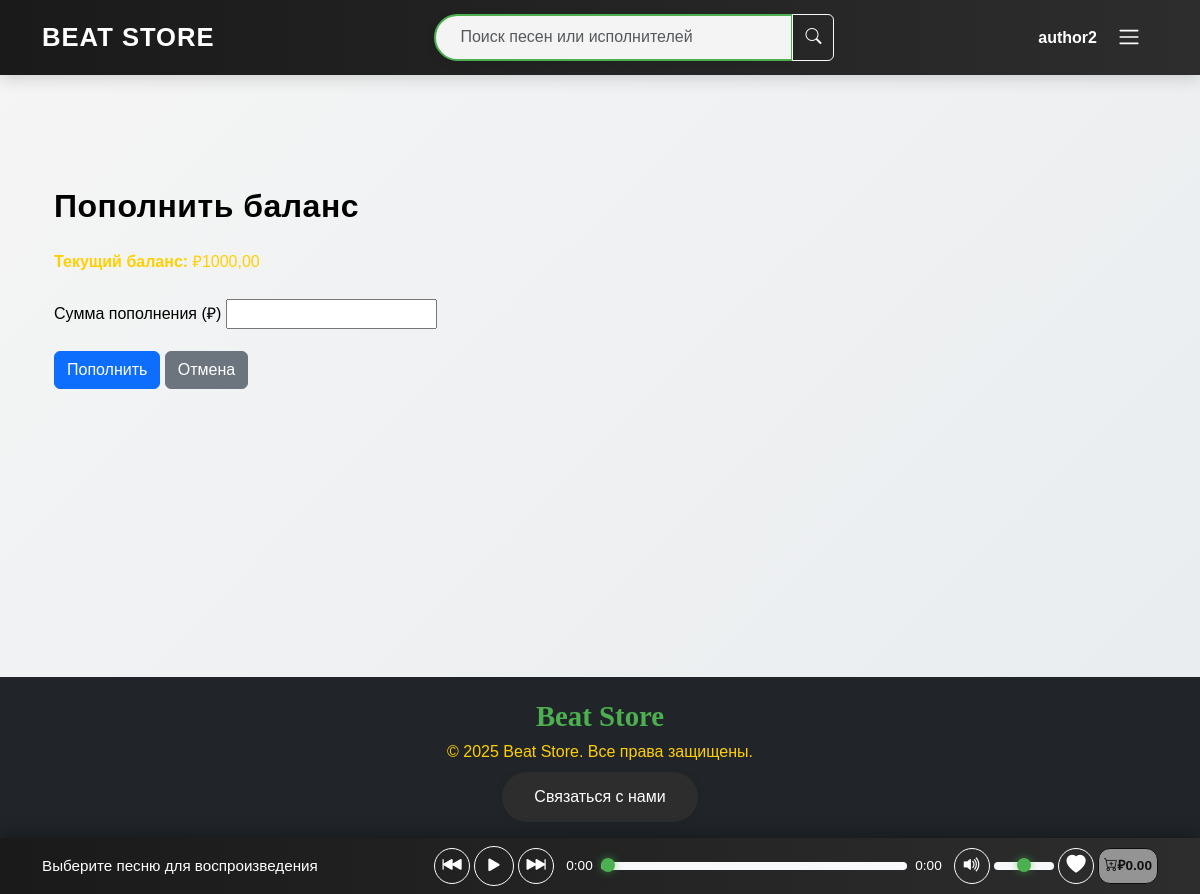
The app's page /top_up_balance/ (signed in), older data.
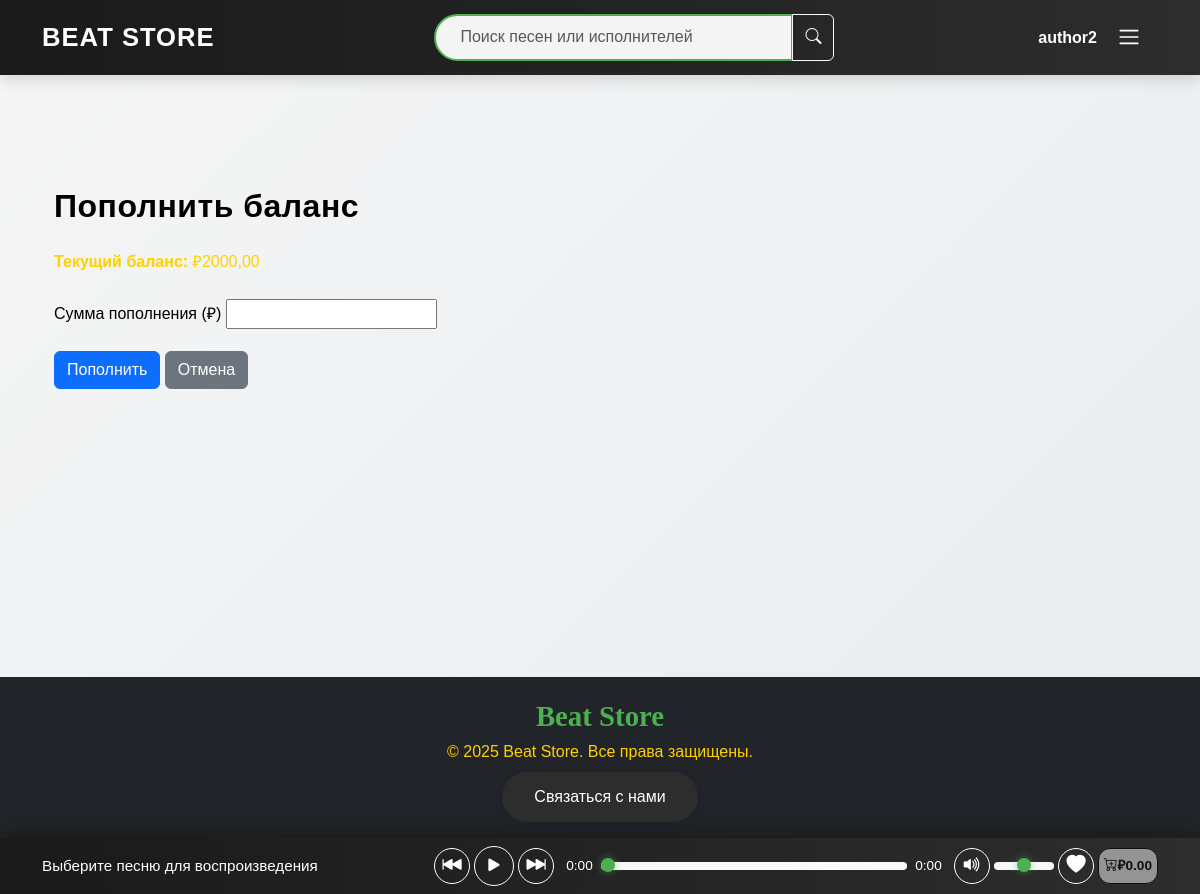
The same page, newer data.
### store/models.py (models this page shows, shortened)
class User(AbstractUser):
    email = models.EmailField(unique=True, verbose_name='Электронная почта')
    balance = models.DecimalField(max_digits=10, decimal_places=2, default=0.00, verbose_name='Баланс')
    class Meta:
        verbose_name = 'Пользователь'
        verbose_name_plural = 'Пользователи'
        indexes = [models.Index(fields=['username', 'email'])]

### store/views.py (the view)
# urls.py: path('top_up_balance/', views.top_up_balance, name='top_up_balance'),
@login_required
def top_up_balance(request):
    if request.method == 'POST':
        form = TopUpBalanceForm(request.POST)
        if form.is_valid():
            amount = form.cleaned_data['amount']
            user = request.user
            user.balance += amount
            user.save()
            messages.success(request, f'Баланс успешно пополнен на ₽{amount:.2f}.')
            logger.debug(f"Пользователь {user.username} пополнил баланс на {amount}")
            return redirect('store:cart')
        else:
            messages.error(request, 'Ошибка в форме пополнения. Проверьте введённые данные.')
    else:
        form = TopUpBalanceForm()
    context = {
        'form': form,
        'current_balance': request.user.balance,
    }
    return render(request, 'store/top_up_balance.html', context)

### store/views.py
class TopUpBalanceForm(forms.Form):
    amount = forms.DecimalField(
        max_digits=10,
        decimal_places=2,
        min_value=0.01,
        label='Сумма пополнения',
        widget=forms.NumberInput(attrs={'step': '0.01', 'min': '0.01'})
    )

### store/templates/store/top_up_balance.html (shortened to what this page needs)
{% extends 'store/base.html' %}
{% block content %}
    <main class="container my-4">
        <h2>Пополнить баланс</h2>
        <div class="profile-details">
            <p><strong>Текущий баланс:</strong> ₽{{ current_balance }}</p>
        </div>
        <form method="post" class="mt-4">
            <div class="mb-3">
                <label for="amount" class="form-label">Сумма пополнения (₽)</label>
                {{ form.amount }}
            </div>
            <button type="submit" class="btn btn-primary">Пополнить</button>
            <a href="{% url 'store:profile' request.user.username %}" class="btn btn-secondary">Отмена</a>
        </form>
    </main>
{% endblock %}

### store/templates/store/header.html (shortened to what this page needs)
{% load static %}
<header class="navbar">
    <div class="container">
        <a class="navbar-brand" href="{% url 'store:index' %}">Beat Store</a>
        <form class="search-form mx-auto" action="{% url 'store:music_list' %}" method="get">
            <div class="input-group">
                <input class="search-input form-control" type="search" name="search" placeholder="Поиск песен или исполнителей" aria-label="Поиск">
                <button class="btn btn-outline-light search-btn" type="submit" aria-label="Поиск">
                    <i class="bi bi-search"></i>
                </button>
            </div>
        </form>
        <div class="auth-section">
            {% if user.is_authenticated %}
                <a href="{% url 'store:profile' user.username %}" class="nav-link username">{{ user.username }}</a>
            {% else %}
                <a href="{% url 'store:login' %}" class="auth-btn">Вход</a>
            {% endif %}
        </div>
        <button class="navbar-toggler ms-2" type="button" data-bs-toggle="offcanvas" data-bs-target="#offcanvasNavbar" aria-controls="offcanvasNavbar" aria-label="Переключить навигацию">
            <span class="navbar-toggler-icon"></span>
        </button>
    </div>
</header>

Row changes from the older to the newer data that the page shows:
changed User "author2": balance "1000,00" → "2000,00"
